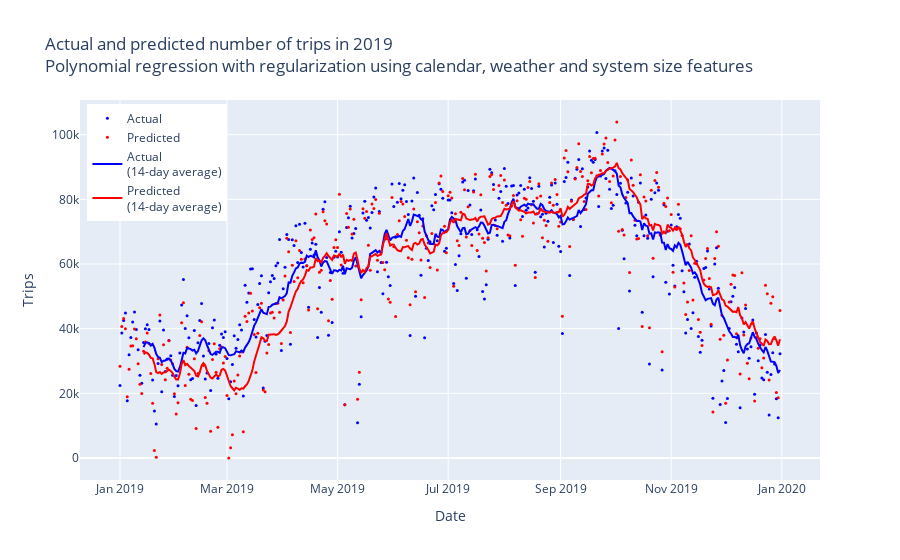

Notebook source saved alongside this figure:
### Code cell
plot_test(df_test,
          y_test,
          "Actual and predicted number of trips in 2019<br>Polynomial regression with regularization using calendar, weather and system size features")

### Figure 1 — Plotly figure (JSON) as saved in the notebook; plotly's stock layout.template omitted (floating-point values rounded to 4 significant figures; data arrays with more than 128 entries replaced by an {"elided": "..."} marker saying what was removed)
{"data": [{"marker": {"color": "blue", "size": 3}, "mode": "markers", "name": "Actual", "type": "scatter", "x": {"elided": "365 str values"}, "y": {"elided": "365 int values"}}, {"marker": {"color": "red", "size": 3}, "mode": "markers", "name": "Predicted", "type": "scatter", "x": {"elided": "365 str values"}, "y": {"elided": "365 float values"}}, {"marker": {"color": "blue"}, "mode": "lines", "name": "Actual<br>(14-day average)", "type": "scatter", "x": {"elided": "365 str values"}, "y": {"elided": "365 float values"}}, {"marker": {"color": "red"}, "mode": "lines", "name": "Predicted<br>(14-day average)", "type": "scatter", "x": {"elided": "365 str values"}, "y": {"elided": "365 float values"}}], "layout": {"legend": {"x": 0.01, "xanchor": "left", "y": 0.99, "yanchor": "top"}, "title": {"text": "Actual and predicted number of trips in 2019<br>Polynomial regression with regularization using calendar, weather and system size features"}, "xaxis": {"title": {"text": "Date"}}, "yaxis": {"title": {"text": "Trips"}}}}
